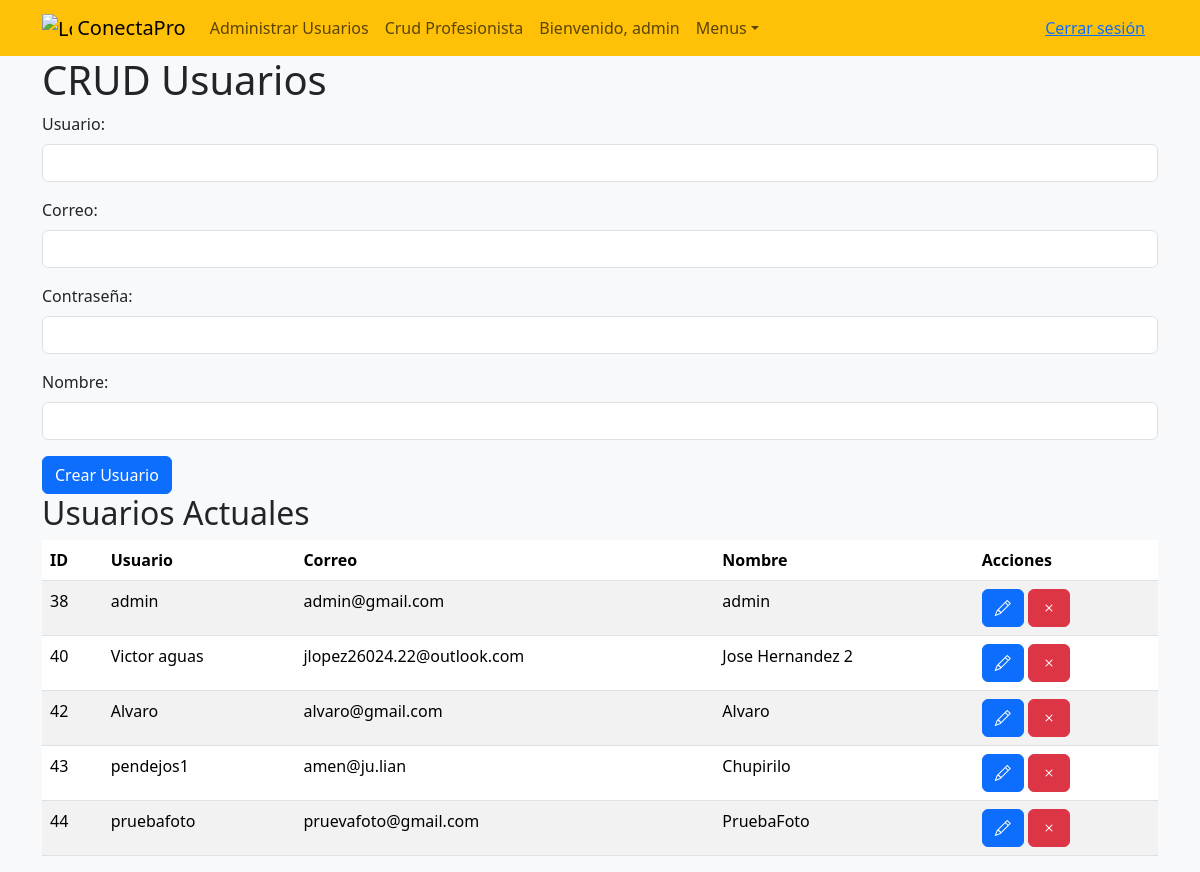
Screenshot of /usuarios.php (signed in) with the database file from the repository.
### tables this page shows
CREATE TABLE `usuarios` (
  `UsuarioID` int(11) NOT NULL,
  `Usuario` varchar(50) NOT NULL,
  `Correo` varchar(100) NOT NULL,
  `Contrasena` varchar(255) NOT NULL,
  `Nombre` varchar(100) NOT NULL,
  `FechaCreacion` timestamp NOT NULL DEFAULT current_timestamp(),
  `Nivel` varchar(50) DEFAULT 'usuario',
  `FotoPerfil` varchar(255) DEFAULT NULL
);

### usuarios.php (the view, shortened to what this page needs)
<!DOCTYPE html>
<html lang="en">
<head>
    <link href="https://cdn.jsdelivr.net/npm/bootstrap@5.3.2/dist/css/bootstrap.min.css" rel="stylesheet">
    <link href="https://cdn.jsdelivr.net/npm/bootstrap-icons@1.7.2/font/bootstrap-icons.css" rel="stylesheet">
</head>
<body>
<?php include('navbarcrood.php');?>
<?php
$conexion = connection();
?>
<div class="container">
    <h1>CRUD Usuarios</h1>
    <form method="post" action="insert_user.php">
        <div class="mb-3">
            <label for="usuario" class="form-label">Usuario:</label>
            <input type="text" class="form-control" id="usuario" name="usuario" required>
        </div>
        <div class="mb-3">
            <label for="correo" class="form-label">Correo:</label>
            <input type="email" class="form-control" id="correo" name="correo" required>
        </div>
        <div class="mb-3">
            <label for="contrasena" class="form-label">Contraseña:</label>
            <input type="password" class="form-control" id="contrasena" name="contrasena" required>
        </div>
        <div class="mb-3">
            <label for="nombre" class="form-label">Nombre:</label>
            <input type="text" class="form-control" id="nombre" name="nombre" required>
        </div>
        <button type="submit" class="btn btn-primary" name="crear_usuario">Crear Usuario</button>
    </form>
    <h2>Usuarios Actuales</h2>
    <table class="table table-striped">
        <thead>
            <tr>
                <th>ID</th>
                <th>Usuario</th>
                <th>Correo</th>
                <th>Nombre</th>
                <th>Acciones</th>
            </tr>
        </thead>
        <tbody>
            <?php
            $sql = "SELECT * FROM usuarios";
            $result = $conexion->query($sql);
            if ($result->num_rows > 0) {
                while($row = $result->fetch_assoc()) {
                    echo "<tr>";
                    echo "<td>" . $row['UsuarioID'] . "</td>";
                    echo "<td>" . $row['Usuario'] . "</td>";
                    echo "<td>" . $row['Correo'] . "</td>";
                    echo "<td>" . $row['Nombre'] . "</td>";
                    echo "<td>
                    <button type='button' class='btn btn-primary editar-usuario' data-id='" . $row['UsuarioID'] . "' data-usuario='" . $row['Usuario'] . "' data-correo='" . $row['Correo'] . "' data-nombre='" . $row['Nombre'] . "' data-bs-toggle='tooltip' data-bs-placement='top' title='Editar'><i class='bi bi-pencil'></i></button>
                    <button type='button' class='btn btn-danger eliminar-usuario' data-id='" . $row['UsuarioID'] . "' data-bs-toggle='tooltip' data-bs-placement='top' title='Eliminar'><i class='bi bi-x'></i></button>
                  </td>";
                }
            } else {
                echo "<tr><td colspan='5'>No hay usuarios registrados</td></tr>";
            }
            ?>
        </tbody>
    </table>
</div>
</body>
</html>

### rows the page displays
usuarios: UsuarioID "38", Usuario "admin", Correo "admin@gmail.com", Nombre "admin"
usuarios: UsuarioID "40", Usuario "Victor aguas", Correo "jlopez26024.22@outlook.com", Nombre "Jose Hernandez 2"
usuarios: UsuarioID "42", Usuario "Alvaro", Correo "alvaro@gmail.com", Nombre "Alvaro"
usuarios: UsuarioID "43", Usuario "pendejos1", Correo "amen@ju.lian", Nombre "Chupirilo"
usuarios: UsuarioID "44", Usuario "pruebafoto", Correo "pruevafoto@gmail.com", Nombre "PruebaFoto"

### other values shown
$_SESSION['username'] "admin"
